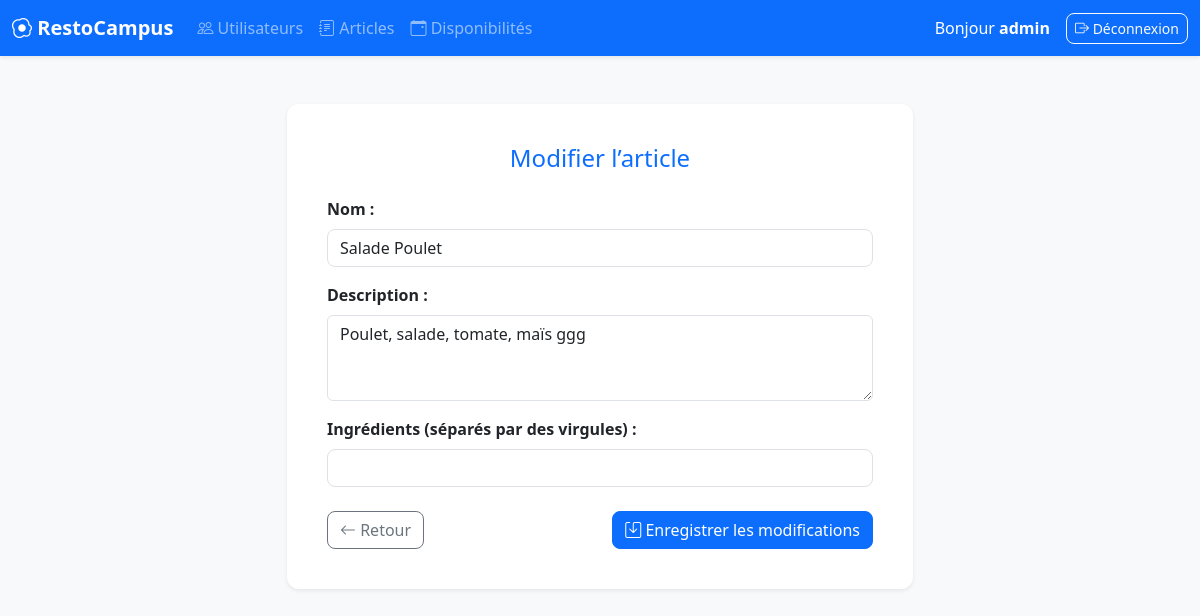
Before: /restocampus/index.php?action=modifierArticle&id=2 (signed in) with the older database file.
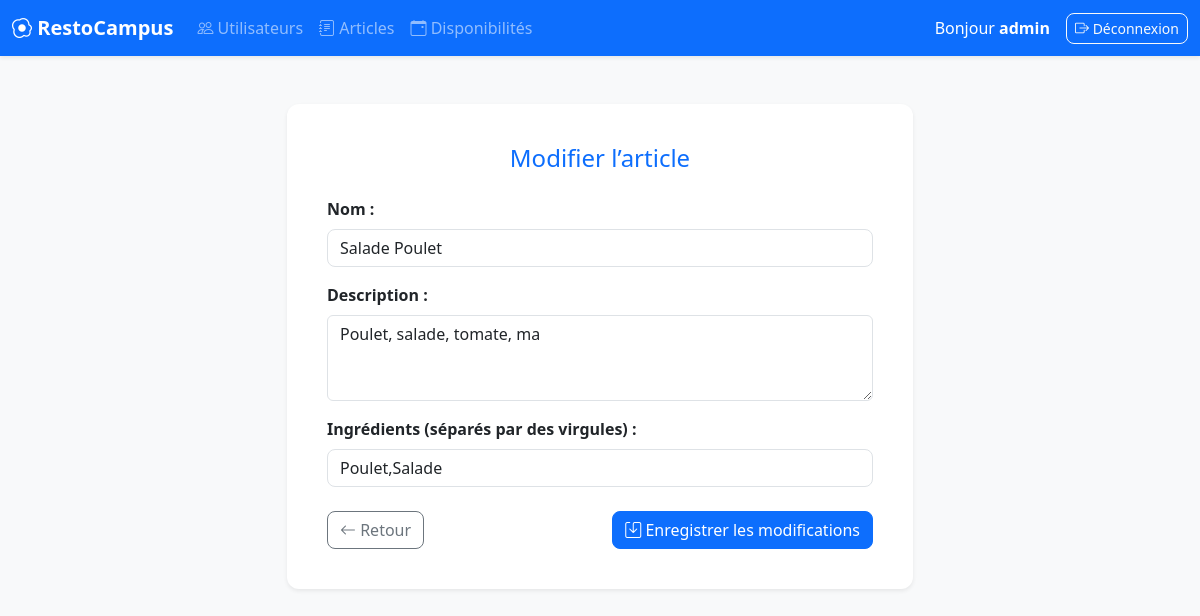
After: the same page with the newer database file.
### tables this page shows
CREATE TABLE `article` (
  `idArticle` int(11) NOT NULL,
  `nom` varchar(100) NOT NULL,
  `description` text
);

### restocampus/controllers/ArticleController.php (called while the page is built, shortened)
<?php
require_once "models/ArticleModel.php";
class ArticleController {
    private $model;
    public function __construct() {
        $this->model = new ArticleModel();
    }
    public function modifier() {
        $id = $_GET['id'] ?? null;
        $article = $this->model->getById($id);
        require "views/article/edit.php";
    }
}

### restocampus/config/Db.php (called while the page is built)
<?php
class Db {
    private static $instance = null;
    private $pdo;
    private function __construct() {
        try {
            $this->pdo = new PDO(
                "mysql:host=localhost;dbname=restocampus;charset=utf8",
                "root",
                "root"
            );
            $this->pdo->setAttribute(PDO::ATTR_ERRMODE, PDO::ERRMODE_EXCEPTION);
        } catch (PDOException $e) {
            die("Erreur de connexion à la base : " . $e->getMessage());
        }
    }
    public static function getInstance() {
        if (!self::$instance) {
            self::$instance = new Db();
        }
        return self::$instance;
    }
    public function getConnection() {
        return $this->pdo;
    }
}

### restocampus/models/ArticleModel.php (called while the page is built, shortened)
<?php
require_once "config/Db.php";
class ArticleModel {
    private $pdo;
    public function __construct() {
        $this->pdo = Db::getInstance()->getConnection();
    }
    public function getById($id) {
        $stmt = $this->pdo->prepare("SELECT * FROM article WHERE idArticle = :id");
        $stmt->execute(['id' => $id]);
        $article = $stmt->fetch(PDO::FETCH_ASSOC);
        $stmt2 = $this->pdo->prepare("SELECT * FROM ingredient WHERE idArticle = :id");
        $stmt2->execute(['id' => $id]);
        $article['ingredients'] = $stmt2->fetchAll(PDO::FETCH_ASSOC);
        return $article;
    }
}

### restocampus/views/article/edit.php (the view)
<?php include('views/layout/header.php'); ?>
<div class="container my-5" style="max-width: 650px;">
  <div class="card shadow-sm border-0 p-4">
    <div class="card-body">
      <h2 class="h4 mb-4 text-center text-primary">Modifier l’article</h2>
      <form method="post">
        <div class="mb-3">
          <label class="form-label fw-semibold">Nom :</label>
          <input type="text" name="nom" class="form-control" value="<?= htmlspecialchars($article['nom']); ?>" required>
        </div>
        <div class="mb-3">
          <label class="form-label fw-semibold">Description :</label>
          <textarea name="description" rows="3" class="form-control"><?= htmlspecialchars($article['description']); ?></textarea>
        </div>
        <div class="mb-3">
          <label class="form-label fw-semibold">Ingrédients (séparés par des virgules) :</label>
          <input
            type="text"
            name="ingredients"
            class="form-control"
            value="<?= htmlspecialchars(implode(',', array_column($article['ingredients'], 'nom'))); ?>">
        </div>
        <div class="d-flex justify-content-between align-items-center mt-4">
          <a href="index.php?action=listerArticles" class="btn btn-outline-secondary">
            <i class="bi bi-arrow-left"></i> Retour
          </a>
          <button type="submit" class="btn btn-primary">
            <i class="bi bi-save"></i> Enregistrer les modifications
          </button>
        </div>
      </form>
    </div>
  </div>
</div>

Changed rows visible on the page:
changed article "Salade Poulet": description "Poulet, salade, tomate, maïs ggg" → "Poulet, salade, tomate, ma"
Other visible differences:
form field ingredients: (not shown) → "Poulet,Salade"
